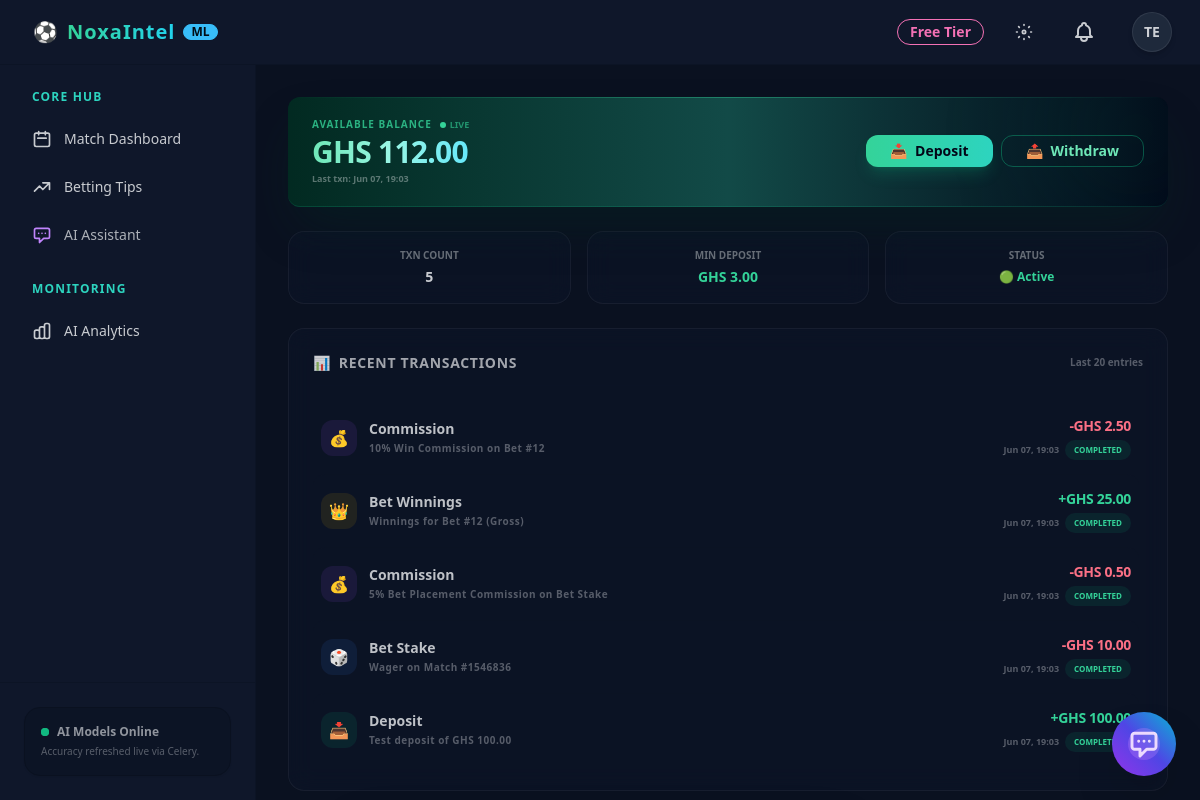
The app's page /wallet/ (signed in) with its own data.
### users/models.py (models this page shows, shortened)
class CustomUser(AbstractUser):
    phone_number = models.CharField(max_length=20, unique=True, null=True, blank=True)
    email = models.EmailField(unique=True)
    USERNAME_FIELD = 'phone_number'
    REQUIRED_FIELDS = ['email', 'username']

### wallet/models.py (models this page shows, shortened)
class Transaction(models.Model):
    DEPOSIT = 'DEPOSIT'
    WITHDRAWAL = 'WITHDRAWAL'
    BET_STAKE = 'BET_STAKE'
    BET_WIN = 'BET_WIN'
    BET_REFUND = 'BET_REFUND'
    CASHOUT = 'CASHOUT'
    BONUS = 'BONUS'
    COMMISSION = 'COMMISSION'
    TYPE_CHOICES = [
        (DEPOSIT, 'Deposit'),
        (WITHDRAWAL, 'Withdrawal'),
        (BET_STAKE, 'Bet Stake'),
        (BET_WIN, 'Bet Winnings'),
        (BET_REFUND, 'Bet Refund'),
        (CASHOUT, 'Cash Out'),
        (BONUS, 'Bonus'),
        (COMMISSION, 'Commission'),
    ]
    PENDING = 'PENDING'
    COMPLETED = 'COMPLETED'
    FAILED = 'FAILED'
    REVERSED = 'REVERSED'
    STATUS_CHOICES = [
        (PENDING, 'Pending'),
        (COMPLETED, 'Completed'),
        (FAILED, 'Failed'),
        (REVERSED, 'Reversed'),
    ]
    wallet = models.ForeignKey(Wallet, on_delete=models.CASCADE, related_name='transactions')
    type = models.CharField(max_length=20, choices=TYPE_CHOICES)
    amount = models.DecimalField(max_digits=14, decimal_places=2)
    balance_before = models.DecimalField(max_digits=14, decimal_places=2)
    balance_after = models.DecimalField(max_digits=14, decimal_places=2)
    status = models.CharField(max_length=20, choices=STATUS_CHOICES, default=PENDING)
    reference = models.CharField(max_length=120, unique=True, db_index=True)
    description = models.CharField(max_length=255, blank=True)
    meta = models.JSONField(default=dict, blank=True)
    created_at = models.DateTimeField(default=timezone.now)
    class Meta:
        ordering = ['-created_at']
        indexes = [
            models.Index(fields=['wallet', 'type']),
            models.Index(fields=['wallet', 'status']),
        ]
    @property
    def is_credit(self):
        return self.type in (self.DEPOSIT, self.BET_WIN, self.BET_REFUND, self.CASHOUT, self.BONUS)

### wallet/views.py (the view)
# urls.py: path('wallet/', views.overview, name='overview'),
@login_required
def overview(request):
    wallet, created = Wallet.objects.get_or_create(user=request.user, currency='GHS')
    transactions = wallet.transactions.all().order_by('-created_at')[:20]
    context = {
        'wallet': wallet,
        'transactions': transactions,
    }
    return render(request, 'wallet/overview.html', context)

### templates/wallet/overview.html (shortened to what this page needs)
{% extends "base.html" %}
{% block content %}
<div class="max-w-7xl mx-auto space-y-0">
    <div class="sticky top-0 z-30 -mx-4 md:-mx-6 lg:-mx-8 px-4 md:px-6 lg:px-8 mb-6"
         id="wallet-sticky-banner">
        <div class="relative overflow-hidden bg-gradient-to-r from-emerald-950/95 via-teal-900/95 to-slate-950/95 backdrop-blur-xl rounded-xl border-b border-emerald-500/20 shadow-2xl shadow-emerald-950/40">
            <div class="absolute -right-12 -top-12 w-40 h-40 rounded-full bg-emerald-500/10 blur-3xl pointer-events-none"></div>
            <div class="absolute -left-12 -bottom-12 w-40 h-40 rounded-full bg-teal-500/8 blur-3xl pointer-events-none"></div>
            <div class="absolute top-0 left-0 right-0 h-px bg-gradient-to-r from-transparent via-emerald-400/40 to-transparent"></div>
            <div class="relative z-10 flex items-center justify-between flex-wrap gap-4 px-4 md:px-6 py-4 md:py-5">
                <div class="space-y-0.5 min-w-0">
                    <div class="flex items-center gap-2">
                        <span class="text-[10px] font-black uppercase tracking-widest text-emerald-400/80">Available Balance</span>
                        {% if wallet.is_locked %}
                            <span class="badge badge-error badge-xs font-bold text-[8px] px-1.5">🔒 LOCKED</span>
                        {% else %}
                            <span class="flex items-center gap-1 text-[9px] text-emerald-400/60 font-bold">
                                <span class="w-1.5 h-1.5 rounded-full bg-emerald-400 animate-pulse inline-block"></span>
                                LIVE
                            </span>
                        {% endif %}
                    </div>
                    <div class="flex items-baseline gap-2" id="sticky-balance-display"
                         hx-get="{% url 'wallet:balance_partial' %}"
                         hx-trigger="load, every 15s"
                         hx-swap="innerHTML">
                        <span class="text-2xl md:text-3xl font-black tracking-tight text-transparent bg-clip-text bg-gradient-to-r from-emerald-300 via-teal-200 to-cyan-300">
                        </span>
                    </div>
                    <p class="text-[9px] text-white/35 font-semibold truncate">
                        Last txn: {% if transactions %}{{ transactions.0.created_at|date:"M d, H:i" }}{% else %}No transactions yet{% endif %}
                    </p>
                </div>
                <div class="flex gap-2 flex-shrink-0">
                    <a href="{% url 'wallet:deposit' %}"
                       class="btn btn-sm border-0 bg-gradient-to-r from-emerald-400 to-teal-400 hover:from-emerald-500 hover:to-teal-500 text-slate-950 font-black px-4 md:px-6 rounded-xl shadow-lg shadow-emerald-500/20 active:scale-95 transition-all duration-150">
                        📥 <span class="">Deposit</span>
                    </a>
                    <a href="{% url 'wallet:withdraw' %}"
                       class="btn btn-sm btn-outline border-emerald-500/40 text-emerald-300 hover:bg-emerald-500/10 hover:border-emerald-400 px-4 md:px-6 rounded-xl active:scale-95 transition-all duration-150">
                        📤 <span class="">Withdraw</span>
                    </a>
                </div>
            </div>
        </div>
    </div>
    <div class="space-y-6">
        <div class="grid grid-cols-3 gap-3 md:gap-4">
            <div class="glass-panel p-3 md:p-4 rounded-2xl text-center border border-base-200/40">
                <span class="block text-[9px] md:text-[10px] uppercase font-bold text-base-content/50">Txn Count</span>
                <span class="block text-sm font-extrabold text-base-content mt-1">{{ transactions|length }}</span>
            </div>
            <div class="glass-panel p-3 md:p-4 rounded-2xl text-center border border-base-200/40">
                <span class="block text-[9px] md:text-[10px] uppercase font-bold text-base-content/50">Min Deposit</span>
                <span class="block text-sm font-extrabold text-emerald-400 mt-1">GHS 3.00</span>
            </div>
            <div class="glass-panel p-3 md:p-4 rounded-2xl text-center border border-base-200/40">
                <span class="block text-[9px] md:text-[10px] uppercase font-bold text-base-content/50">Status</span>
                <span class="block text-xs font-bold mt-1.5 {% if wallet.is_locked %}text-error{% else %}text-emerald-400{% endif %}">
                    {% if wallet.is_locked %}🛑 Locked{% else %}🟢 Active{% endif %}
                </span>
            </div>
        </div>
        <div class="glass-panel rounded-2xl border border-base-200/40 p-4 md:p-6 space-y-4">
            <div class="flex items-center justify-between border-b border-base-200/60 pb-3">
                <h2 class="text-sm font-black uppercase tracking-wider text-base-content/80 flex items-center gap-2">
                    <span>📊</span> Recent Transactions
                </h2>
                <span class="text-[10px] opacity-40 font-bold">Last 20 entries</span>
            </div>
            <div class="divide-y divide-base-200/50 pr-1">
                {% for tx in transactions %}
                    <div class="flex items-center justify-between py-3.5 hover:bg-base-200/30 px-2 rounded-xl transition-all duration-200 gap-2 min-w-0">
                        <div class="flex items-center gap-3 min-w-0">
                            <div class="w-9 h-9 rounded-xl flex items-center justify-center font-bold text-base flex-shrink-0
                                {% if tx.type == 'DEPOSIT' %}bg-emerald-500/10 text-emerald-400
                                {% elif tx.type == 'WITHDRAWAL' %}bg-error/10 text-error
                                {% elif tx.type == 'BET_STAKE' %}bg-blue-500/10 text-blue-400
                                {% elif tx.type == 'BET_WIN' %}bg-yellow-500/10 text-yellow-400
                                {% elif tx.type == 'CASHOUT' %}bg-cyan-500/10 text-cyan-400
                                {% else %}bg-purple-500/10 text-purple-400{% endif %}">
                                {% if tx.type == 'DEPOSIT' %}📥
                                {% elif tx.type == 'WITHDRAWAL' %}📤
                                {% elif tx.type == 'BET_STAKE' %}🎲
                                {% elif tx.type == 'BET_WIN' %}👑
                                {% elif tx.type == 'CASHOUT' %}⚡
                                {% else %}💰{% endif %}
                            </div>
                            <div class="min-w-0">
                                <span class="block text-sm font-black truncate text-base-content/95">{{ tx.get_type_display }}</span>
                                <span class="block text-[10px] font-semibold opacity-40 tracking-wider truncate mt-0.5">
                                    {{ tx.description|default:"No description" }}
                                </span>
                            </div>
                        </div>
                        <div class="text-right flex-shrink-0 pl-3">
                            <span class="block text-sm font-black tracking-tight {% if tx.is_credit %}text-emerald-400{% else %}text-error{% endif %}">
                                {% if tx.is_credit %}+{% else %}-{% endif %}GHS {{ tx.amount }}
                            </span>
                            <div class="flex items-center gap-1.5 justify-end mt-1">
                                <span class="text-[9px] opacity-40 font-bold">{{ tx.created_at|date:"M d, H:i" }}</span>
                                <span class="badge py-1.5 font-black uppercase text-[8px] border-0
                                    {% if tx.status == 'COMPLETED' %}bg-emerald-500/10 text-emerald-400
                                    {% elif tx.status == 'PENDING' %}bg-warning/10 text-warning
                                    {% else %}bg-error/10 text-error{% endif %}">
                                    {{ tx.status }}
                                </span>
                            </div>
                        </div>
                    </div>
                {% endfor %}
            </div>
        </div>
    </div>
</div>
{% endblock %}

### templates/components/navbar.html (shortened to what this page needs)
<div class="navbar bg-base-100 border-b border-base-200 px-2 md:px-6 z-40 relative">
    <div class="flex-1">
        <a href="{% url 'home' %}" class="btn btn-ghost normal-case text-lg md:text-xl font-black gap-1 md:gap-2 tracking-wider px-2">
            <span>⚽</span>
            <span class="bg-gradient-to-r from-emerald-400 to-cyan-400 bg-clip-text text-transparent">NoxaIntel</span>
            <span class="hidden sm:inline-flex badge badge-primary badge-sm font-semibold tracking-normal">ML</span>
        </a>
    </div>
    <div class="flex-none gap-1.5 md:gap-4">
        {% if user.is_authenticated %}
            <div class="hidden sm:inline-flex">
                {% if user.profile.subscription_tier.name == 'VIP' %}
                    <span class="badge badge-warning gap-1 py-3 px-3 font-bold shadow-lg shadow-warning/10">
                        👑 VIP
                    </span>
                {% elif user.profile.subscription_tier.name == 'Premium' %}
                    <span class="badge badge-secondary gap-1 py-3 px-3 font-bold shadow-lg shadow-secondary/10">
                        ⚡ Premium
                    </span>
                {% else %}
                    <span class="badge badge-accent badge-outline gap-1 py-3 px-3 font-semibold">
                        Free Tier
                    </span>
                {% endif %}
            </div>
            <button id="theme-toggle" class="btn btn-ghost btn-circle" aria-label="Toggle Theme">
            </button>
            <div class="dropdown dropdown-end">
                <a href="{% url 'notifications:list' %}" class="btn btn-ghost btn-circle relative">
                </a>
            </div>
            <div class="dropdown dropdown-end">
                <div tabindex="0" role="button" class="btn btn-ghost btn-circle avatar placeholder">
                    <div class="bg-neutral text-neutral-content rounded-full w-10 border border-neutral-content/10 shadow-md">
                        <span class="text-sm font-bold">{{ user.username|slice:":2"|upper }}</span>
                    </div>
                </div>
            </div>
        {% else %}
            <a href="{% url 'users:login' %}" class="btn btn-ghost btn-sm">Log In</a>
            <a href="{% url 'users:register' %}" class="btn btn-primary btn-sm px-4">Sign Up</a>
        {% endif %}
    </div>
</div>

### records on screen
CustomUser: username "TE"
Transaction: type "Commission", description "10% Win Commission on Bet #12", amount "2.50", created_at "Jun 07, 19:03", status "COMPLETED"
Transaction: type "Bet Winnings", description "Winnings for Bet #12 (Gross)", amount "25.00", created_at "Jun 07, 19:03", status "COMPLETED"
Transaction: type "Commission", description "5% Bet Placement Commission on Bet Stake", amount "0.50", created_at "Jun 07, 19:03", status "COMPLETED"
Transaction: type "Bet Stake", description "Wager on Match #1546836", amount "10.00", created_at "Jun 07, 19:03", status "COMPLETED"
Transaction: type "Deposit", description "Test deposit of GHS 100.00", amount "100.00", created_at "Jun 07, 19:03", status "COMPLETED"

### other values on screen
{{ transactions|length }} "5"
